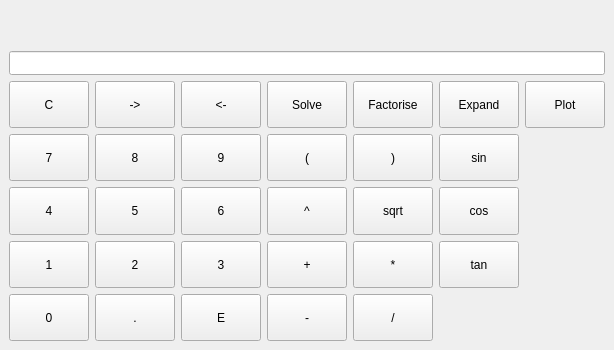
<?xml version="1.0" encoding="UTF-8"?>
<ui version="4.0">
 <class>ScientificCalculator</class>
 <widget class="QDockWidget" name="ScientificCalculator">
  <property name="geometry">
   <rect>
    <x>0</x>
    <y>0</y>
    <width>581</width>
    <height>350</height>
   </rect>
  </property>
  <property name="windowTitle">
   <string>Scientific Calculator</string>
  </property>
  <widget class="QWidget" name="dockWidgetContents">
   <layout class="QVBoxLayout" name="verticalLayout">
    <item>
     <layout class="QVBoxLayout" name="top">
      <item>
       <widget class="QLabel" name="result">
        <property name="minimumSize">
         <size>
          <width>0</width>
          <height>36</height>
         </size>
        </property>
        <property name="text">
         <string/>
        </property>
        <property name="alignment">
         <set>Qt::AlignRight|Qt::AlignTrailing|Qt::AlignVCenter</set>
        </property>
       </widget>
      </item>
      <item>
       <widget class="QLineEdit" name="equation_display">
        <property name="minimumSize">
         <size>
          <width>0</width>
          <height>24</height>
         </size>
        </property>
       </widget>
      </item>
     </layout>
    </item>
    <item>
     <layout class="QGridLayout" name="keypad">
      <item row="1" column="0">
       <widget class="QPushButton" name="button_7">
        <property name="sizePolicy">
         <sizepolicy hsizetype="Expanding" vsizetype="Expanding">
          <horstretch>0</horstretch>
          <verstretch>0</verstretch>
         </sizepolicy>
        </property>
        <property name="text">
         <string>7</string>
        </property>
       </widget>
      </item>
      <item row="0" column="4">
       <widget class="QPushButton" name="button_factorise">
        <property name="sizePolicy">
         <sizepolicy hsizetype="Expanding" vsizetype="Expanding">
          <horstretch>0</horstretch>
          <verstretch>0</verstretch>
         </sizepolicy>
        </property>
        <property name="text">
         <string>Factorise</string>
        </property>
       </widget>
      </item>
      <item row="0" column="2">
       <widget class="QPushButton" name="button_backspace">
        <property name="sizePolicy">
         <sizepolicy hsizetype="Expanding" vsizetype="Expanding">
          <horstretch>0</horstretch>
          <verstretch>0</verstretch>
         </sizepolicy>
        </property>
        <property name="text">
         <string>&lt;-</string>
        </property>
       </widget>
      </item>
      <item row="1" column="4">
       <widget class="QPushButton" name="button_end_bracket">
        <property name="sizePolicy">
         <sizepolicy hsizetype="Expanding" vsizetype="Expanding">
          <horstretch>0</horstretch>
          <verstretch>0</verstretch>
         </sizepolicy>
        </property>
        <property name="text">
         <string>)</string>
        </property>
       </widget>
      </item>
      <item row="2" column="1">
       <widget class="QPushButton" name="button_5">
        <property name="sizePolicy">
         <sizepolicy hsizetype="Expanding" vsizetype="Expanding">
          <horstretch>0</horstretch>
          <verstretch>0</verstretch>
         </sizepolicy>
        </property>
        <property name="text">
         <string>5</string>
        </property>
       </widget>
      </item>
      <item row="3" column="0">
       <widget class="QPushButton" name="button_1">
        <property name="sizePolicy">
         <sizepolicy hsizetype="Expanding" vsizetype="Expanding">
          <horstretch>0</horstretch>
          <verstretch>0</verstretch>
         </sizepolicy>
        </property>
        <property name="text">
         <string>1</string>
        </property>
       </widget>
      </item>
      <item row="3" column="2">
       <widget class="QPushButton" name="button_3">
        <property name="sizePolicy">
         <sizepolicy hsizetype="Expanding" vsizetype="Expanding">
          <horstretch>0</horstretch>
          <verstretch>0</verstretch>
         </sizepolicy>
        </property>
        <property name="text">
         <string>3</string>
        </property>
       </widget>
      </item>
      <item row="2" column="2">
       <widget class="QPushButton" name="button_6">
        <property name="sizePolicy">
         <sizepolicy hsizetype="Expanding" vsizetype="Expanding">
          <horstretch>0</horstretch>
          <verstretch>0</verstretch>
         </sizepolicy>
        </property>
        <property name="text">
         <string>6</string>
        </property>
       </widget>
      </item>
      <item row="0" column="0">
       <widget class="QPushButton" name="button_clear">
        <property name="sizePolicy">
         <sizepolicy hsizetype="Expanding" vsizetype="Expanding">
          <horstretch>0</horstretch>
          <verstretch>0</verstretch>
         </sizepolicy>
        </property>
        <property name="text">
         <string>C</string>
        </property>
       </widget>
      </item>
      <item row="2" column="0">
       <widget class="QPushButton" name="button_4">
        <property name="sizePolicy">
         <sizepolicy hsizetype="Expanding" vsizetype="Expanding">
          <horstretch>0</horstretch>
          <verstretch>0</verstretch>
         </sizepolicy>
        </property>
        <property name="text">
         <string>4</string>
        </property>
       </widget>
      </item>
      <item row="1" column="5">
       <widget class="QPushButton" name="button_sin">
        <property name="sizePolicy">
         <sizepolicy hsizetype="Expanding" vsizetype="Expanding">
          <horstretch>0</horstretch>
          <verstretch>0</verstretch>
         </sizepolicy>
        </property>
        <property name="text">
         <string>sin</string>
        </property>
       </widget>
      </item>
      <item row="2" column="4">
       <widget class="QPushButton" name="button_square_root">
        <property name="sizePolicy">
         <sizepolicy hsizetype="Expanding" vsizetype="Expanding">
          <horstretch>0</horstretch>
          <verstretch>0</verstretch>
         </sizepolicy>
        </property>
        <property name="text">
         <string>sqrt</string>
        </property>
       </widget>
      </item>
      <item row="3" column="4">
       <widget class="QPushButton" name="button_multiply">
        <property name="sizePolicy">
         <sizepolicy hsizetype="Expanding" vsizetype="Expanding">
          <horstretch>0</horstretch>
          <verstretch>0</verstretch>
         </sizepolicy>
        </property>
        <property name="text">
         <string>*</string>
        </property>
       </widget>
      </item>
      <item row="4" column="0">
       <widget class="QPushButton" name="button_0">
        <property name="sizePolicy">
         <sizepolicy hsizetype="Expanding" vsizetype="Expanding">
          <horstretch>0</horstretch>
          <verstretch>0</verstretch>
         </sizepolicy>
        </property>
        <property name="text">
         <string>0</string>
        </property>
       </widget>
      </item>
      <item row="4" column="1">
       <widget class="QPushButton" name="button_point">
        <property name="sizePolicy">
         <sizepolicy hsizetype="Expanding" vsizetype="Expanding">
          <horstretch>0</horstretch>
          <verstretch>0</verstretch>
         </sizepolicy>
        </property>
        <property name="text">
         <string>.</string>
        </property>
       </widget>
      </item>
      <item row="0" column="1">
       <widget class="QPushButton" name="button_delete">
        <property name="sizePolicy">
         <sizepolicy hsizetype="Expanding" vsizetype="Expanding">
          <horstretch>0</horstretch>
          <verstretch>0</verstretch>
         </sizepolicy>
        </property>
        <property name="text">
         <string>-&gt;</string>
        </property>
       </widget>
      </item>
      <item row="4" column="4">
       <widget class="QPushButton" name="button_divide">
        <property name="sizePolicy">
         <sizepolicy hsizetype="Expanding" vsizetype="Expanding">
          <horstretch>0</horstretch>
          <verstretch>0</verstretch>
         </sizepolicy>
        </property>
        <property name="text">
         <string>/</string>
        </property>
       </widget>
      </item>
      <item row="3" column="5">
       <widget class="QPushButton" name="button_tan">
        <property name="sizePolicy">
         <sizepolicy hsizetype="Expanding" vsizetype="Expanding">
          <horstretch>0</horstretch>
          <verstretch>0</verstretch>
         </sizepolicy>
        </property>
        <property name="text">
         <string>tan</string>
        </property>
       </widget>
      </item>
      <item row="3" column="1">
       <widget class="QPushButton" name="button_2">
        <property name="sizePolicy">
         <sizepolicy hsizetype="Expanding" vsizetype="Expanding">
          <horstretch>0</horstretch>
          <verstretch>0</verstretch>
         </sizepolicy>
        </property>
        <property name="text">
         <string>2</string>
        </property>
       </widget>
      </item>
      <item row="1" column="3">
       <widget class="QPushButton" name="button_start_bracket">
        <property name="sizePolicy">
         <sizepolicy hsizetype="Expanding" vsizetype="Expanding">
          <horstretch>0</horstretch>
          <verstretch>0</verstretch>
         </sizepolicy>
        </property>
        <property name="text">
         <string>(</string>
        </property>
       </widget>
      </item>
      <item row="1" column="1">
       <widget class="QPushButton" name="button_8">
        <property name="sizePolicy">
         <sizepolicy hsizetype="Expanding" vsizetype="Expanding">
          <horstretch>0</horstretch>
          <verstretch>0</verstretch>
         </sizepolicy>
        </property>
        <property name="text">
         <string>8</string>
        </property>
       </widget>
      </item>
      <item row="0" column="5">
       <widget class="QPushButton" name="button_expand">
        <property name="sizePolicy">
         <sizepolicy hsizetype="Expanding" vsizetype="Expanding">
          <horstretch>0</horstretch>
          <verstretch>0</verstretch>
         </sizepolicy>
        </property>
        <property name="text">
         <string>Expand</string>
        </property>
       </widget>
      </item>
      <item row="1" column="2">
       <widget class="QPushButton" name="button_9">
        <property name="sizePolicy">
         <sizepolicy hsizetype="Expanding" vsizetype="Expanding">
          <horstretch>0</horstretch>
          <verstretch>0</verstretch>
         </sizepolicy>
        </property>
        <property name="text">
         <string>9</string>
        </property>
       </widget>
      </item>
      <item row="2" column="3">
       <widget class="QPushButton" name="button_power">
        <property name="sizePolicy">
         <sizepolicy hsizetype="Expanding" vsizetype="Expanding">
          <horstretch>0</horstretch>
          <verstretch>0</verstretch>
         </sizepolicy>
        </property>
        <property name="text">
         <string>^</string>
        </property>
       </widget>
      </item>
      <item row="2" column="5">
       <widget class="QPushButton" name="button_cos">
        <property name="sizePolicy">
         <sizepolicy hsizetype="Expanding" vsizetype="Expanding">
          <horstretch>0</horstretch>
          <verstretch>0</verstretch>
         </sizepolicy>
        </property>
        <property name="text">
         <string>cos</string>
        </property>
       </widget>
      </item>
      <item row="4" column="2">
       <widget class="QPushButton" name="button_exponential">
        <property name="sizePolicy">
         <sizepolicy hsizetype="Expanding" vsizetype="Expanding">
          <horstretch>0</horstretch>
          <verstretch>0</verstretch>
         </sizepolicy>
        </property>
        <property name="text">
         <string>E</string>
        </property>
       </widget>
      </item>
      <item row="0" column="3">
       <widget class="QPushButton" name="button_solve">
        <property name="sizePolicy">
         <sizepolicy hsizetype="Expanding" vsizetype="Expanding">
          <horstretch>0</horstretch>
          <verstretch>0</verstretch>
         </sizepolicy>
        </property>
        <property name="text">
         <string>Solve</string>
        </property>
       </widget>
      </item>
      <item row="3" column="3">
       <widget class="QPushButton" name="button_add">
        <property name="sizePolicy">
         <sizepolicy hsizetype="Expanding" vsizetype="Expanding">
          <horstretch>0</horstretch>
          <verstretch>0</verstretch>
         </sizepolicy>
        </property>
        <property name="text">
         <string>+</string>
        </property>
       </widget>
      </item>
      <item row="4" column="3">
       <widget class="QPushButton" name="button_subtract">
        <property name="sizePolicy">
         <sizepolicy hsizetype="Expanding" vsizetype="Expanding">
          <horstretch>0</horstretch>
          <verstretch>0</verstretch>
         </sizepolicy>
        </property>
        <property name="text">
         <string>-</string>
        </property>
       </widget>
      </item>
      <item row="0" column="6">
       <widget class="QPushButton" name="button_plot">
        <property name="sizePolicy">
         <sizepolicy hsizetype="Expanding" vsizetype="Expanding">
          <horstretch>0</horstretch>
          <verstretch>0</verstretch>
         </sizepolicy>
        </property>
        <property name="text">
         <string>Plot</string>
        </property>
       </widget>
      </item>
     </layout>
    </item>
   </layout>
  </widget>
 </widget>
 <layoutdefault spacing="6" margin="9"/>
 <tabstops>
  <tabstop>equation_display</tabstop>
  <tabstop>button_0</tabstop>
  <tabstop>button_point</tabstop>
  <tabstop>button_exponential</tabstop>
  <tabstop>button_1</tabstop>
  <tabstop>button_2</tabstop>
  <tabstop>button_3</tabstop>
  <tabstop>button_4</tabstop>
  <tabstop>button_5</tabstop>
  <tabstop>button_6</tabstop>
  <tabstop>button_7</tabstop>
  <tabstop>button_8</tabstop>
  <tabstop>button_9</tabstop>
  <tabstop>button_start_bracket</tabstop>
  <tabstop>button_end_bracket</tabstop>
  <tabstop>button_power</tabstop>
  <tabstop>button_square_root</tabstop>
  <tabstop>button_add</tabstop>
  <tabstop>button_multiply</tabstop>
  <tabstop>button_subtract</tabstop>
  <tabstop>button_divide</tabstop>
 </tabstops>
 <resources/>
 <connections/>
</ui>
